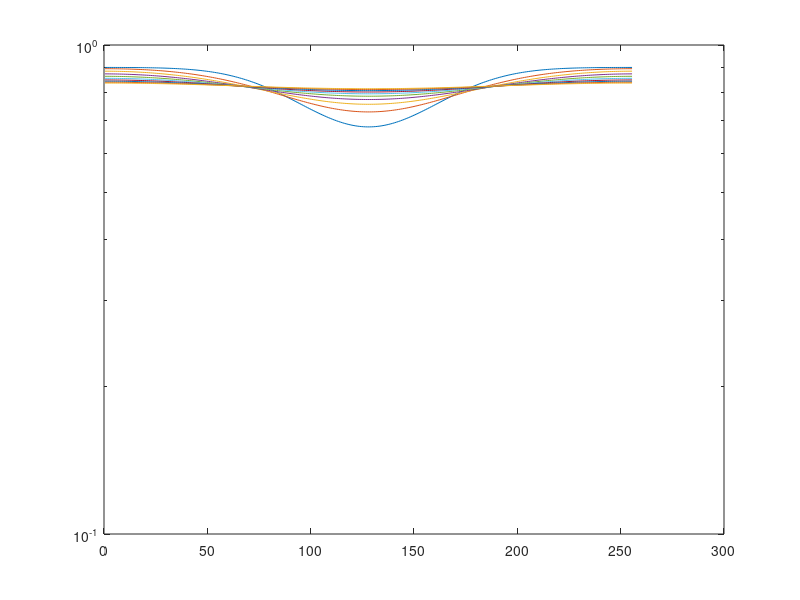

The MATLAB source for this figure:
%% Initialization.
clear
clc
close all hidden

%% Measurement parameters.
delta_t = 25%0.25; % s
number_of_post_bleach_images = 10%200;
number_of_pixels = 256;
number_of_pad_pixels = 0;
r_bleach_region = 32; % pixels

intensity_inside_bleach_region = 0.6;
intensity_outside_bleach_region = 0.9;

%% Particle parameters.
D = 700; % pixels^2 / s
k_on = 0.2; % 1/s
k_off = 3.0; % 1/s

p_free = k_off / ( k_on + k_off );
p_bound = k_on / ( k_on + k_off );

%% Generate post bleach image data for pure diffusion.

% Initial condition. Create a high resolution initial condition which is 
% then downsampled to avoid too sharp edges.


X = 1:(number_of_pixels + 2 * number_of_pad_pixels);
X = X - 0.5;
xc = number_of_pad_pixels + number_of_pixels / 2;

U0 = zeros(size(X));
U0( (X - xc).^2 <= ( r_bleach_region)^2 ) = intensity_inside_bleach_region;
U0( (X - xc).^2 > ( r_bleach_region)^2 ) = intensity_outside_bleach_region;

% sigma = 7.5;
% U0 = intensity_outside_bleach_region - (intensity_outside_bleach_region - intensity_inside_bleach_region) * exp( -(X - xc).^2 / (2*sigma^2));

% Distribute bound and free according to their marginal distribution,
% defined by p_free and p_bound.
B0 = p_bound * U0;
U0 = p_free * U0;

% figure, plot(X, U0+B0)
% return

% clear X


%% FFT of initial conditions.

F_U0 = fftshift(fft(U0));
F_B0 = fftshift(fft(B0));

%% FFT space time evolution of PDE system.

F_image_data_post_bleach_u = zeros(number_of_pixels, number_of_post_bleach_images);
F_image_data_post_bleach_b = zeros(number_of_pixels, number_of_post_bleach_images);
image_data_post_bleach_u = zeros(number_of_pixels, number_of_post_bleach_images);
image_data_post_bleach_b = zeros(number_of_pixels, number_of_post_bleach_images);

XSI = -number_of_pixels/2:number_of_pixels/2-1;
XSI = XSI / number_of_pixels;
XSISQ = XSI.^2;

T = delta_t * (1:number_of_post_bleach_images);

for t = 1:number_of_post_bleach_images
    for i = 1:number_of_pixels
        disp([t, i])
        A = [- D * XSISQ(i) - k_on, k_off ; k_on, - k_off];
        c_vector_hat = expm( A * T(t) ) * [F_U0(i) ; F_B0(i)];
        
        F_image_data_post_bleach_u(i, t) = c_vector_hat(1);
        F_image_data_post_bleach_b(i, t) = c_vector_hat(2);
    end
end

for i = 1:number_of_post_bleach_images
    image_data_post_bleach_u(:, i) = abs(ifft(ifftshift(F_image_data_post_bleach_u(:, i))));
    image_data_post_bleach_b(:, i) = abs(ifft(ifftshift(F_image_data_post_bleach_b(:, i))));
end

FRAP = image_data_post_bleach_u + image_data_post_bleach_b;
semilogy(X, FRAP)

% figure, imagesc(abs(image_data_post_bleach_u(:,:,i))+abs(image_data_post_bleach_b(:,:,i)))

% imagesc(reshape(FRAP, [number_of_pixels, number_of_pixels*number_of_post_bleach_images]))
% axis 'equal'



% 
